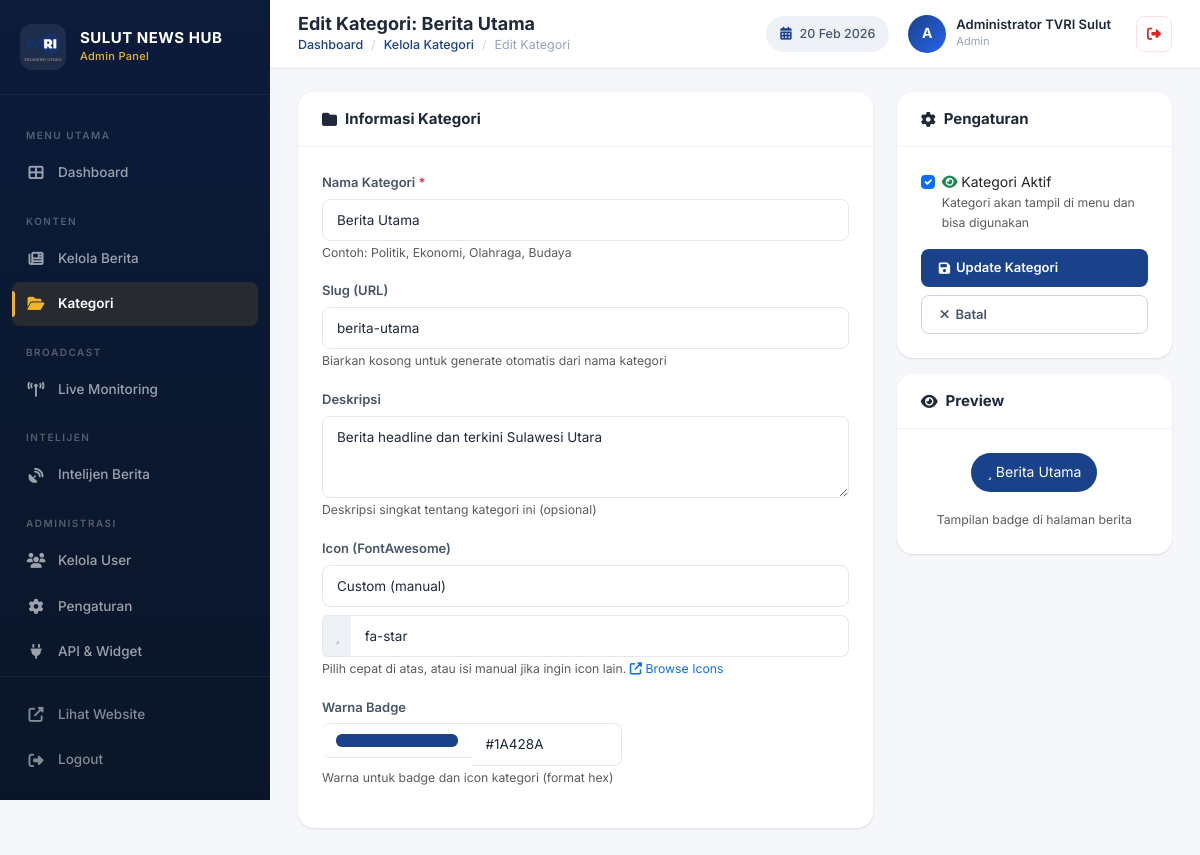
The page /admin/kategori-add.php?id=1 (signed in) on the database as committed earlier.
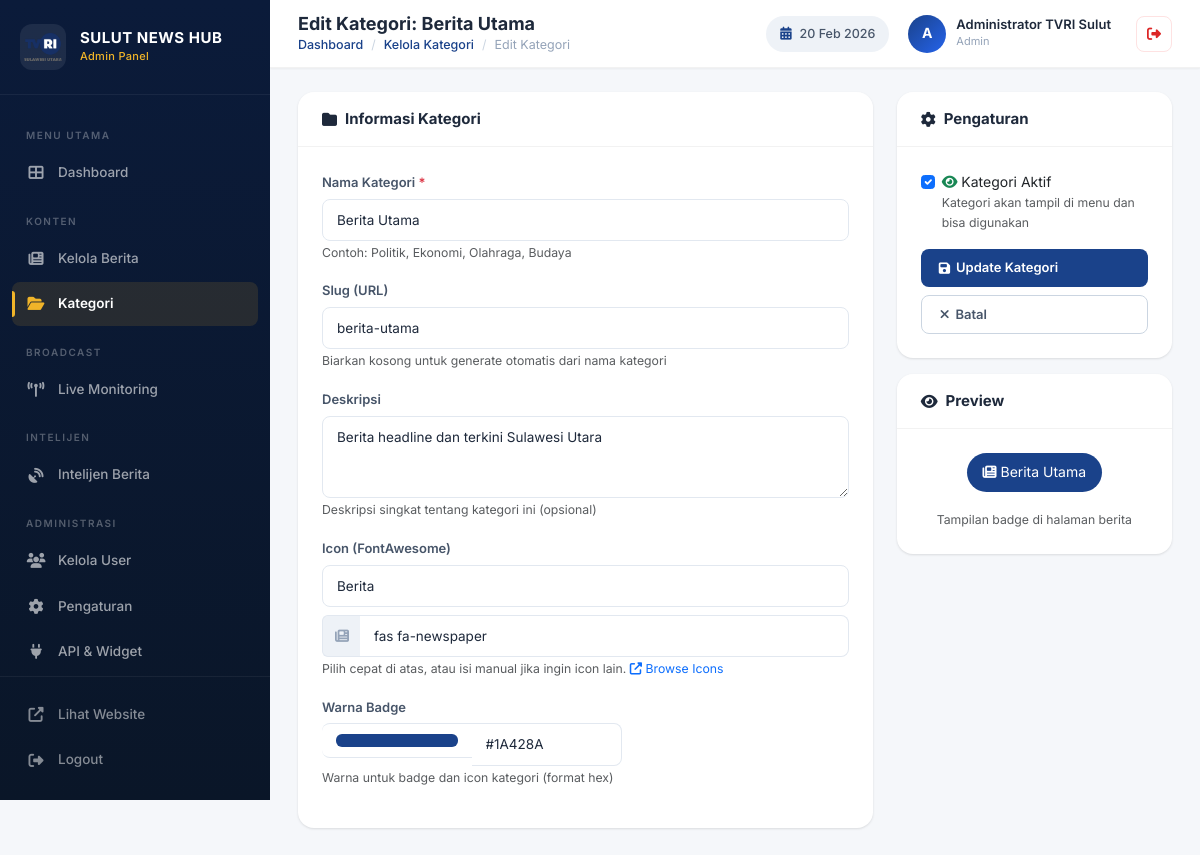
The same page on the database as committed later.
### tables this page shows
CREATE TABLE `categories` (
  `id` int(11) NOT NULL AUTO_INCREMENT,
  `name` varchar(100) NOT NULL,
  `slug` varchar(100) NOT NULL,
  `description` text DEFAULT NULL,
  `icon` varchar(50) DEFAULT 'fa-newspaper',
  `color` varchar(7) DEFAULT '#1A428A',
  `is_active` tinyint(1) DEFAULT 1,
  `created_at` timestamp NOT NULL DEFAULT current_timestamp(),
  PRIMARY KEY (`id`),
  UNIQUE KEY `slug` (`slug`),
  KEY `idx_slug` (`slug`)
);

### admin/kategori-add.php (the view, shortened to what the changed rows need)
<?php
$conn = getDBConnection();
$is_edit = isset($_GET['id']) && (int)$_GET['id'] > 0;
$category_id = $is_edit ? (int)$_GET['id'] : 0;
$category = [
    'name' => '',
    'slug' => '',
    'description' => '',
    'icon' => 'fas fa-folder',
    'color' => '#3b82f6',
    'is_active' => 1
];
if ($is_edit) {
    $query = "SELECT * FROM categories WHERE id = ? LIMIT 1";
    $stmt = mysqli_prepare($conn, $query);
    mysqli_stmt_bind_param($stmt, 'i', $category_id);
    mysqli_stmt_execute($stmt);
    $result = mysqli_stmt_get_result($stmt);
    $category = mysqli_fetch_assoc($result);
}
$page_title = $is_edit ? 'Edit Kategori' : 'Tambah Kategori';
$page_heading = $is_edit ? 'Edit Kategori: ' . htmlspecialchars($category['name']) : 'Tambah Kategori Baru';
$breadcrumbs = [
    'Dashboard' => 'dashboard.php',
    'Kelola Kategori' => 'kategori-list.php',
    $page_title => null
];
include 'includes/header.php';
?>
<form method="POST" action="">
    <div class="row g-4">
        <div class="col-lg-8">
            <div class="card">
                <div class="card-body">
                    <div class="mb-3">
                        <label for="name" class="form-label">Nama Kategori <span class="text-danger">*</span></label>
                        <input type="text"
                               class="form-control"
                               id="name"
                               name="name"
                               value="<?php echo htmlspecialchars($category['name']); ?>"
                               required>
                        <small class="text-muted">Contoh: Politik, Ekonomi, Olahraga, Budaya</small>
                    </div>
                    <div class="mb-3">
                        <label for="slug" class="form-label">Slug (URL)</label>
                        <input type="text"
                               class="form-control"
                               id="slug"
                               name="slug"
                               value="<?php echo htmlspecialchars($category['slug']); ?>">
                        <small class="text-muted">Biarkan kosong untuk generate otomatis dari nama kategori</small>
                    </div>
                    <div class="mb-3">
                        <label for="description" class="form-label">Deskripsi</label>
                        <textarea class="form-control"
                                  id="description"
                                  name="description"
                                  rows="3"><?php echo htmlspecialchars($category['description']); ?></textarea>
                        <small class="text-muted">Deskripsi singkat tentang kategori ini (opsional)</small>
                    </div>
                    <div class="mb-3">
                        <label for="icon" class="form-label">Icon (FontAwesome)</label>
                        <select class="form-select mb-2" id="iconPreset" aria-label="Pilih icon cepat">
                            <option value="">Custom (manual)</option>
                            <option value="fas fa-newspaper" <?php echo $category['icon'] === 'fas fa-newspaper' ? 'selected' : ''; ?>>Berita</option>
                        </select>
                        <div class="input-group">
                            <span class="input-group-text">
                                <i id="iconPreview" class="<?php echo htmlspecialchars($category['icon']); ?>"></i>
                            </span>
                            <input type="text"
                                   class="form-control"
                                   id="icon"
                                   name="icon"
                                   value="<?php echo htmlspecialchars($category['icon']); ?>"
                                   placeholder="fas fa-folder">
                        </div>
                        <small class="text-muted">
                            Pilih cepat di atas, atau isi manual jika ingin icon lain.
                            <a href="https://fontawesome.com/search?o=r&m=free" target="_blank">
                            </a>
                        </small>
                    </div>
                    <div class="mb-3">
                        <div class="input-group" style="max-width: 300px;">
                            <input type="color"
                                   class="form-control form-control-color"
                                   id="colorPicker"
                                   value="<?php echo htmlspecialchars($category['color']); ?>"
                                   title="Pilih warna">
                            <input type="text"
                                   class="form-control"
                                   id="color"
                                   name="color"
                                   value="<?php echo htmlspecialchars($category['color']); ?>"
                                   pattern="^#[0-9A-Fa-f]{6}$"
                                   placeholder="#3b82f6">
                        </div>
                    </div>
                </div>
            </div>
        </div>
        <div class="col-lg-4">
            <div class="card mb-3">
                <div class="card-body">
                    <div class="mb-3">
                        <div class="form-check">
                            <input class="form-check-input"
                                   type="checkbox"
                                   id="is_active"
                                   name="is_active"
                                   value="1"
                                   <?php echo ($category['is_active']) ? 'checked' : ''; ?>>
                            <label class="form-check-label" for="is_active">
                                <i class="fas fa-eye text-success"></i> Kategori Aktif
                                <small class="d-block text-muted">Kategori akan tampil di menu dan bisa digunakan</small>
                            </label>
                        </div>
                    </div>
                </div>
            </div>
            <div class="card">
                <div class="card-body text-center">
                    <div id="badgePreview"
                         style="display: inline-block; padding: 8px 16px; border-radius: 20px;
                                background: <?php echo htmlspecialchars($category['color']); ?>; color: white; font-size: 14px;">
                        <i id="badgeIcon" class="<?php echo htmlspecialchars($category['icon']); ?>"></i>
                        <span id="badgeName"><?php echo htmlspecialchars($category['name']) ?: 'Nama Kategori'; ?></span>
                    </div>
                </div>
            </div>
        </div>
    </div>
</form>
<?php include 'includes/footer.php'; ?>

### admin/includes/header.php (shortened to what the changed rows need)
<!DOCTYPE html>
<html lang="id">
<head>
    <link href="https://cdn.jsdelivr.net/npm/bootstrap@5.3.0/dist/css/bootstrap.min.css" rel="stylesheet">
    <link rel="stylesheet" href="https://cdnjs.cloudflare.com/ajax/libs/font-awesome/6.4.0/css/all.min.css">
    <link rel="stylesheet" href="https://cdn.datatables.net/1.13.6/css/dataTables.bootstrap5.min.css">
    <link rel="stylesheet" href="<?php echo SITE_URL; ?>assets/css/admin.css">
</head>
<body>
    <main class="admin-main">
        <header class="admin-topbar">
            <div class="topbar-left">
                <div class="topbar-greeting">
                    <h2><?php echo isset($page_heading) ? $page_heading : 'Dashboard'; ?></h2>
                    <?php if (isset($breadcrumbs)): ?>
                        <nav aria-label="breadcrumb">
                            <ol class="breadcrumb">
                            </ol>
                        </nav>
                    <?php endif; ?>
                </div>
            </div>
        </header>
        <div class="admin-content">

Rows that differ between the two databases and show on the page:
changed categories "Edit Kategori: Berita Utama": icon (not shown) → "Berita"; icon "fa-star" → "fas fa-newspaper"
Other text that changed with them:
form field value: "Custom (manual)" → (not shown)
